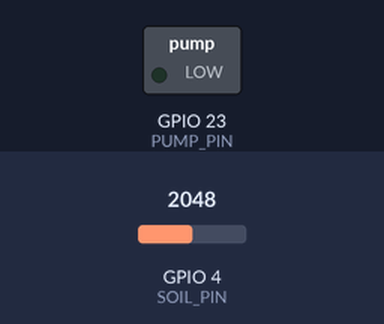
Simulated run of this sketch. Board: ESP32. Shown: switched loads named in the sketch (green lamp = pin HIGH). Inputs (shaded band) come from the test bench; at power-on: GPIO 4 (SOIL_PIN) = 2048. EEPROM starts erased; nothing arrives over Bluetooth unless stated; a phone connects over Bluetooth LE 3 s after start; what the sketch prints to the serial monitor is not drawn.

Above: at 1.2 s.
1.3 s: GPIO 4 (SOIL_PIN) set to 3105
4.3 s: GPIO 4 (SOIL_PIN) set to 3220
At 7.4 s:
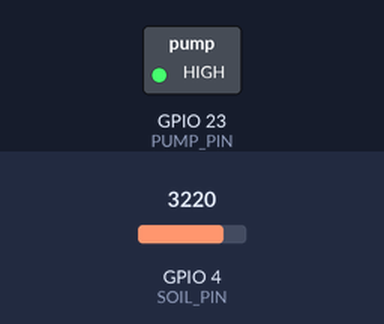
Timing chart, 0 to 12.7 s (numbered marks = the images above; inputs shaded):
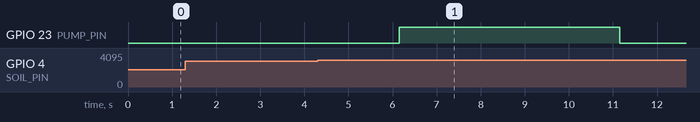

Measured:
- the behaviour switches between 3149 and 3150 on GPIO 4 (SOIL_PIN) (found by bisection; images 0 and 1)
- after the input at 1.3 s, every drawn part: stays the same
- after the input at 4.3 s, GPIO 23 (PUMP_PIN): LOW → HIGH after 1.9 s, → LOW 5.0 s later

The sketch:

plant_watering.ino
```cpp
// ESP32 Automatic Plant Watering
// Soil moisture + L298N + pump, BLE UART for the VerdeFlow app (+ optional Telegram alerts)
// Water level sensor removed. Auto irrigation is the main mode, manual pump control is optional.

#include <WiFi.h>
#include <WiFiClientSecure.h>
#include <HTTPClient.h>
#include <Preferences.h>
#include <BLEDevice.h>
#include <BLEServer.h>
#include <BLEUtils.h>
#include <BLE2902.h>

// ================= Pins (unchanged)
// NOTE: GPIO4 is an ADC2 pin. It works as long as WiFi is OFF (ENABLE_TELEGRAM = false).
// If you turn WiFi on, move the soil sensor wire to an ADC1 pin (32-39) and change SOIL_PIN.
const int SOIL_PIN = 4;    // soil moisture sensor AO
const int PUMP_PIN = 23;   // L298N IN1 (IN2 -> GND, ENA jumper kept on)

// ================= Mode
// true  = only print raw readings, pump never runs
// false = normal operation (auto irrigation)
const bool CALIBRATION_MODE = false;

// ================= Calibration defaults (from your readings)
// These are only the first-boot defaults. After that, the saved values are used.
// Change them from the Serial Monitor with the commands "dry" and "wet" (no re-upload needed).
const int DEFAULT_SOIL_DRY = 3650;  // raw reading in dry soil
const int DEFAULT_SOIL_WET = 2220;  // raw reading in wet soil
const int DEFAULT_THRESHOLD_PCT = 35;

// ================= Behavior
const unsigned long CHECK_INTERVAL_MS = 3000;   // measure every 3 seconds
const unsigned long PUMP_TIME_MS      = 5000;    // pump runs 5 seconds each time
const unsigned long SOAK_TIME_MS      = 60000;   // wait after watering so water reaches the sensor
const int MAX_PUMPS_IN_ROW            = 5;       // safety: stop if soil never gets wet (bad sensor?)
const unsigned long MANUAL_MAX_MS     = 60000;   // safety: manual pump turns itself off after 60 s
const int SENSOR_LOST_RAW             = 3900;    // at/above this the sensor is in air or unplugged (air = 4095)
const unsigned long BLE_NOTIFY_MS     = 2000;    // send data to the app every 2 seconds

// ================= WiFi / Telegram (optional)
const bool ENABLE_TELEGRAM = false;
const char* WIFI_SSID  = "YOUR_WIFI_NAME";
const char* WIFI_PASS  = "YOUR_WIFI_PASSWORD";
const char* BOT_TOKEN  = "YOUR_BOT_TOKEN";
const char* CHAT_ID    = "YOUR_CHAT_ID";

// ================= BLE (Nordic UART service, same as the app)
#define DEVICE_NAME  "VerdeFlow-ESP32"
#define DEVICE_ID    "ESP32_001"
#define SERVICE_UUID "6e400001-b5a3-f393-e0a9-e50e24dcca9e"
#define RX_UUID      "6e400002-b5a3-f393-e0a9-e50e24dcca9e"  // app -> ESP32 (write)
#define TX_UUID      "6e400003-b5a3-f393-e0a9-e50e24dcca9e"  // ESP32 -> app (notify)

// ================= State
Preferences prefs;
int soilDry = DEFAULT_SOIL_DRY;
int soilWet = DEFAULT_SOIL_WET;
int soilThresholdPct = DEFAULT_THRESHOLD_PCT;
bool autoMode = true;

bool pumpOn = false;
unsigned long pumpStopAt = 0;
unsigned long lastCheck = 0;
unsigned long nextAutoAt = 0;
unsigned long lastNotify = 0;
int pumpsInRow = 0;
bool sensorAlertSent = false;
bool stoppedForSafety = false;
int lastRaw = 0;
int lastPct = 0;

BLECharacteristic* txChar = nullptr;
volatile bool bleConnected = false;
String bleCmd = "";
volatile bool bleCmdReady = false;

// ================= WiFi / Telegram
void connectWiFi() {
  if (!ENABLE_TELEGRAM) return;
  if (WiFi.status() == WL_CONNECTED) return;
  WiFi.mode(WIFI_STA);
  WiFi.begin(WIFI_SSID, WIFI_PASS);
  Serial.print("Connecting to WiFi");
  unsigned long start = millis();
  while (WiFi.status() != WL_CONNECTED && millis() - start < 15000) {
    delay(500);
    Serial.print(".");
  }
  Serial.println(WiFi.status() == WL_CONNECTED ? " connected" : " failed");
}

void sendTelegram(const String& msg) {
  Serial.println(msg);
  if (!ENABLE_TELEGRAM) return;
  connectWiFi();
  if (WiFi.status() != WL_CONNECTED) return;

  WiFiClientSecure client;
  client.setInsecure();
  HTTPClient https;
  String url = String("https://api.telegram.org/bot") + BOT_TOKEN + "/sendMessage";
  if (https.begin(client, url)) {
    https.addHeader("Content-Type", "application/json");
    String body = String("{\"chat_id\":\"") + CHAT_ID + "\",\"text\":\"" + msg + "\"}";
    https.POST(body);
    https.end();
  }
}

// ================= Sensor
int readAvg(int pin) {
  long sum = 0;
  for (int i = 0; i < 20; i++) {
    sum += analogRead(pin);
    delay(5);
  }
  return sum / 20;
}

int soilPercent(int raw) {
  return constrain(map(raw, soilDry, soilWet, 0, 100), 0, 100);
}

// ================= Pump
void setPump(bool on, unsigned long durationMs = 0) {
  pumpOn = on;
  digitalWrite(PUMP_PIN, on ? HIGH : LOW);
  if (on) pumpStopAt = millis() + durationMs;
}

// ================= Settings
void saveSettings() {
  prefs.putInt("dry", soilDry);
  prefs.putInt("wet", soilWet);
  prefs.putInt("thr", soilThresholdPct);
  prefs.putBool("auto", autoMode);
}

// ================= BLE
void bleSend(const String& s) {
  if (!bleConnected || txChar == nullptr) return;
  for (size_t i = 0; i < s.length(); i += 20) {
    String part = s.substring(i, i + 20);
    txChar->setValue((uint8_t*)part.c_str(), part.length());
    txChar->notify();
    delay(10);
  }
}

String statusJson() {
  String j = "{\"deviceId\":\"";
  j += DEVICE_ID;
  j += "\",\"soilMoisture\":";
  j += String(lastPct);
  j += ",\"soilRaw\":";
  j += String(lastRaw);
  j += ",\"pumpState\":\"";
  j += pumpOn ? "ON" : "OFF";
  j += "\",\"mode\":\"";
  j += autoMode ? "AUTO" : "MANUAL";
  j += "\"}\n";
  return j;
}

class ServerCB : public BLEServerCallbacks {
  void onConnect(BLEServer* s) { bleConnected = true; }
  void onDisconnect(BLEServer* s) {
    bleConnected = false;
    BLEDevice::startAdvertising();   // keep advertising so the app can reconnect
  }
};

class RxCB : public BLECharacteristicCallbacks {
  void onWrite(BLECharacteristic* c) {
    String v = c->getValue().c_str();
    v.trim();
    if (v.length() > 0 && !bleCmdReady) {
      bleCmd = v;
      bleCmdReady = true;
    }
  }
};

void setupBLE() {
  BLEDevice::init(DEVICE_NAME);
  BLEServer* server = BLEDevice::createServer();
  server->setCallbacks(new ServerCB());

  BLEService* service = server->createService(SERVICE_UUID);

  txChar = service->createCharacteristic(TX_UUID, BLECharacteristic::PROPERTY_NOTIFY);
  txChar->addDescriptor(new BLE2902());

  BLECharacteristic* rxChar = service->createCharacteristic(
      RX_UUID, BLECharacteristic::PROPERTY_WRITE | BLECharacteristic::PROPERTY_WRITE_NR);
  rxChar->setCallbacks(new RxCB());

  service->start();

  BLEAdvertising* adv = BLEDevice::getAdvertising();
  adv->addServiceUUID(SERVICE_UUID);
  adv->setScanResponse(true);
  BLEDevice::startAdvertising();
  Serial.println("BLE advertising as " DEVICE_NAME);
}

// ================= Commands (Serial Monitor + BLE app, plain text)
// dry | wet | thr 30 | auto | manual | on | off | reset | status
void handleCommand(String cmd) {
  cmd.trim();
  cmd.toLowerCase();

  if (cmd == "dry") {
    soilDry = readAvg(SOIL_PIN);
    saveSettings();
    Serial.printf("Saved DRY = %d\n", soilDry);
  } else if (cmd == "wet") {
    soilWet = readAvg(SOIL_PIN);
    saveSettings();
    Serial.printf("Saved WET = %d\n", soilWet);
  } else if (cmd.startsWith("thr ")) {
    int v = cmd.substring(4).toInt();
    if (v >= 5 && v <= 95) {
      soilThresholdPct = v;
      saveSettings();
      Serial.printf("Saved threshold = %d%%\n", v);
    } else {
      Serial.println("threshold must be between 5 and 95");
    }
  } else if (cmd == "auto") {
    autoMode = true;
    pumpsInRow = 0;
    stoppedForSafety = false;
    if (pumpOn) setPump(false);
    saveSettings();
    Serial.println("Mode: AUTO");
  } else if (cmd == "manual") {
    autoMode = false;
    saveSettings();
    Serial.println("Mode: MANUAL");
  } else if (cmd == "on") {
    autoMode = false;               // turning the pump on by hand switches to manual
    setPump(true, MANUAL_MAX_MS);
    Serial.println("Pump ON (manual, auto-off after 60 s)");
  } else if (cmd == "off") {
    setPump(false);
    Serial.println("Pump OFF");
  } else if (cmd == "reset") {
    pumpsInRow = 0;
    stoppedForSafety = false;
    Serial.println("Safety stop cleared");
  } else if (cmd == "status") {
    Serial.printf("raw=%d soil=%d%% dry=%d wet=%d thr=%d%% mode=%s pump=%s\n",
                  lastRaw, lastPct, soilDry, soilWet, soilThresholdPct,
                  autoMode ? "AUTO" : "MANUAL", pumpOn ? "ON" : "OFF");
  } else if (cmd.length() > 0) {
    Serial.println("Unknown command: " + cmd);
  }

  bleSend(statusJson());
}

// ================= Setup / Loop
void setup() {
  Serial.begin(115200);
  pinMode(PUMP_PIN, OUTPUT);
  digitalWrite(PUMP_PIN, LOW);
  analogSetAttenuation(ADC_11db);

  prefs.begin("plant", false);
  soilDry = prefs.getInt("dry", DEFAULT_SOIL_DRY);
  soilWet = prefs.getInt("wet", DEFAULT_SOIL_WET);
  soilThresholdPct = prefs.getInt("thr", DEFAULT_THRESHOLD_PCT);
  autoMode = prefs.getBool("auto", true);

  connectWiFi();
  setupBLE();

  lastCheck = millis() - CHECK_INTERVAL_MS;   // measure right away on boot
  Serial.println(CALIBRATION_MODE ? "CALIBRATION MODE" : "Watering system started");
  Serial.println("Commands: dry | wet | thr 30 | auto | manual | on | off | reset | status");
}

void measureAndDecide() {
  int raw = readAvg(SOIL_PIN);
  lastRaw = raw;
  lastPct = soilPercent(raw);
  Serial.printf("Soil: %d%% (raw %d) | Pump: %s | Mode: %s\n",
                lastPct, raw, pumpOn ? "ON" : "OFF", autoMode ? "AUTO" : "MANUAL");

  // Sensor in air or unplugged -> never water
  if (raw >= SENSOR_LOST_RAW) {
    if (!sensorAlertSent) {
      sendTelegram("⚠️ حساس التربة مش ملامس التربة أو مفصول، البامب متوقف");
      sensorAlertSent = true;
    }
    return;
  }
  sensorAlertSent = false;

  if (!autoMode || pumpOn || stoppedForSafety) return;
  if ((long)(millis() - nextAutoAt) < 0) return;   // still soaking after the last watering

  if (lastPct >= soilThresholdPct) {
    pumpsInRow = 0;
    return;
  }

  // Soil is dry
  if (pumpsInRow >= MAX_PUMPS_IN_ROW) {
    sendTelegram("🛑 البامب اشتغل عدة مرات والتربة لسه ناشفة. اتوقف للأمان، افحص الحساس");
    stoppedForSafety = true;
    return;
  }

  sendTelegram("🌱 التربة ناشفة (" + String(lastPct) + "%)، بسقي الزرع");
  setPump(true, PUMP_TIME_MS);
  pumpsInRow++;
  nextAutoAt = millis() + PUMP_TIME_MS + SOAK_TIME_MS;
}

void loop() {
  if (CALIBRATION_MODE) {
    Serial.print("soil raw: ");
    Serial.println(readAvg(SOIL_PIN));
    delay(1000);
    return;
  }

  // Serial commands
  if (Serial.available()) {
    handleCommand(Serial.readStringUntil('\n'));
  }

  // Commands from the app
  if (bleCmdReady) {
    String c = bleCmd;
    bleCmdReady = false;
    handleCommand(c);
  }

  // Pump timeout
  if (pumpOn && (long)(millis() - pumpStopAt) >= 0) {
    setPump(false);
    bleSend(statusJson());
  }

  // Measure
  if (millis() - lastCheck >= CHECK_INTERVAL_MS) {
    lastCheck = millis();
    measureAndDecide();
    bleSend(statusJson());
    lastNotify = millis();
  }

  // Keep the app updated
  if (bleConnected && millis() - lastNotify >= BLE_NOTIFY_MS) {
    lastNotify = millis();
    bleSend(statusJson());
  }
}
```
